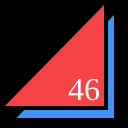
Frame 1 (no input)
Frame 60 (no input): identical to frame 1, image omitted
Frame 120 (the mouse pressed at the canvas centre since frame 60): identical to frame 1, image omitted

The p5.js sketch that drew this single still picture (run headless with seeded random() and noise() and a simulated clock; from frame 60 on, the mouse is pressed at the canvas centre):

// p5.js sketch
// ── sketch.js
function setup() {
  createCanvas(128,128);
}

function draw() {
  background(0);
  strokeWeight(4);
  fill(66, 147, 245);
  triangle(12,120,116,120,116,10);
  fill(245, 66, 69);
  triangle(0,108,106,108,106,0);
  fill(255);
  textSize(32);
  textFont("serif");
  text("46", 68, 100);
}
